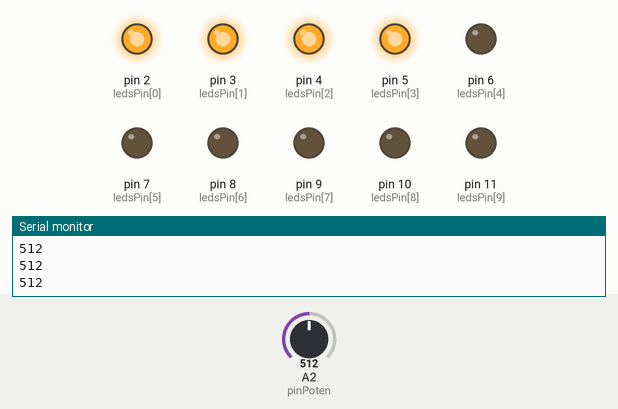
Simulated run of this sketch. Board: Arduino Uno, built with avr-gcc and run on an emulated ATmega328P. Shown: output pins drawn as LEDs (lit = HIGH), the last lines printed to the serial monitor. The test bench sets the inputs (shaded band); at power-on: A2 (pinPoten) = 512.

Above: at 1.2 s.
1.3 s: A2 (pinPoten) set to 604
2.8 s: A2 (pinPoten) set to 626
At 3.2 s:
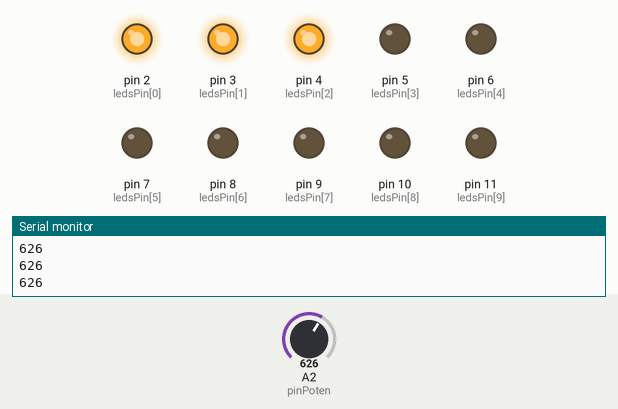
4.3 s: A2 (pinPoten) set to 716
At 5.4 s:
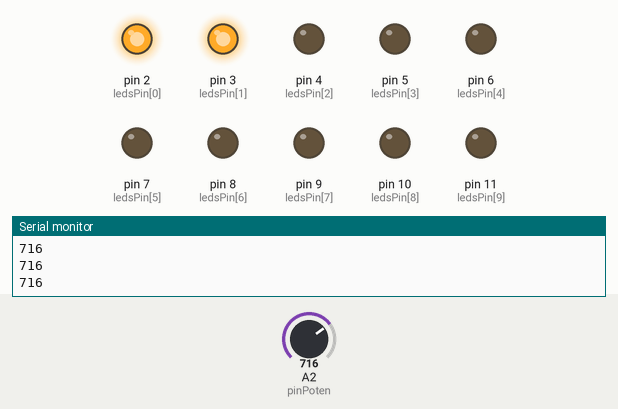
5.8 s: A2 (pinPoten) set to 802
7.3 s: A2 (pinPoten) set to 823
At 7.7 s:
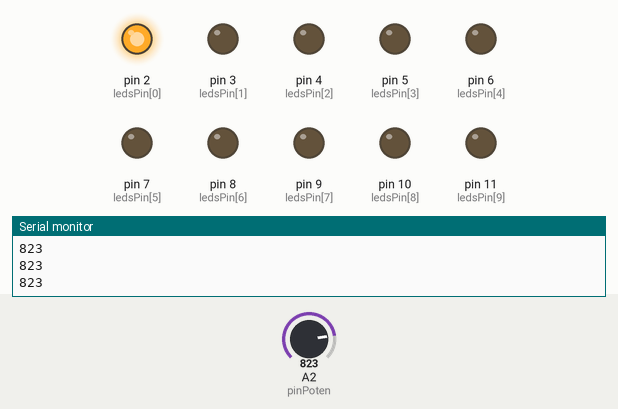
8.8 s: A2 (pinPoten) set to 511
At 10.2 s:
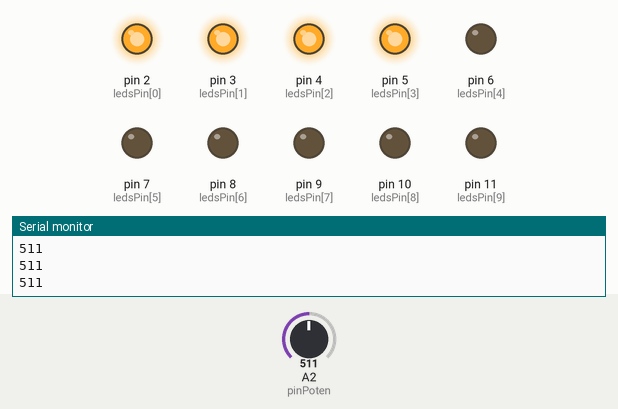
Timing chart, 0 to 11.3 s (numbered marks = the images above; inputs shaded):
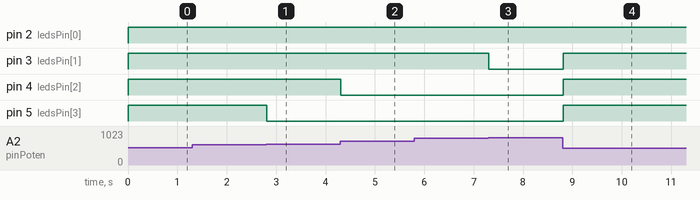

The sketch:

2024_1_b2_leds_turning_on_according_to_potentiometer1.ino
```cpp
// Registrando variáveis
const int ledsPin[] = {2,3,4,5,6,7,8,9,10,11};
int pinPoten = A2;
int valorPoten;

void setup()
{
  Serial.begin(9600);

  // Configurando os leds
  for(int i = 0; i < 10; i++) {
    pinMode(ledsPin[i], OUTPUT);
  }
}

void loop()
{
  // Armazenando o valor do potenciômetro
  valorPoten = analogRead(pinPoten);
  Serial.println(valorPoten);

  // Calcula o intervalo para cada LED
  int interval = 1024 / 10;

  // Sistema para ligar os LEDs baseado no potenciômetro
  for (int i = 0; i < 10; i++) {
    if (valorPoten <= interval * (9 - i)) {
      digitalWrite(ledsPin[i], HIGH);
    } else {
      digitalWrite(ledsPin[i], LOW);
    }
  }
}
```

Measured:
- the behaviour switches between 612 and 613 on A2 (pinPoten) (found by bisection; images 0 and 1)
- the behaviour switches between 816 and 817 on A2 (pinPoten) (found by bisection; images 2 and 3)
- after the input at 2.8 s, pin 5 (ledsPin[3]): HIGH → LOW at once
- after the input at 4.3 s, pin 4 (ledsPin[2]): HIGH → LOW at once
- after the input at 7.3 s, pin 3 (ledsPin[1]): HIGH → LOW at once
- after the input at 8.8 s, pin 3 (ledsPin[1]), pin 4 (ledsPin[2]), pin 5 (ledsPin[3]): LOW → HIGH at once
